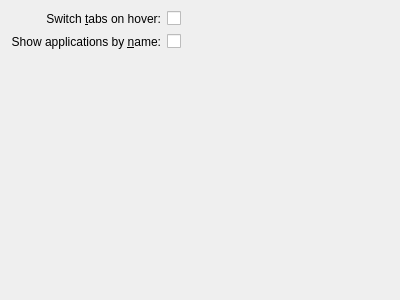
<?xml version="1.0" encoding="UTF-8"?>
<ui version="4.0">
 <class>kickoffConfig</class>
 <widget class="QWidget" name="kickoffConfig">
  <property name="geometry">
   <rect>
    <x>0</x>
    <y>0</y>
    <width>400</width>
    <height>300</height>
   </rect>
  </property>
  <layout class="QGridLayout" name="gridLayout">
   <item row="0" column="2">
    <widget class="QCheckBox" name="kcfg_SwitchTabsOnHover">
     <property name="text">
      <string/>
     </property>
    </widget>
   </item>
   <item row="1" column="0" colspan="2">
    <widget class="QLabel" name="label_3">
     <property name="text">
      <string>Show applications by &amp;name:</string>
     </property>
     <property name="alignment">
      <set>Qt::AlignRight|Qt::AlignTrailing|Qt::AlignVCenter</set>
     </property>
     <property name="buddy">
      <cstring>kcfg_ShowAppsByName</cstring>
     </property>
    </widget>
   </item>
   <item row="1" column="2">
    <widget class="QCheckBox" name="kcfg_ShowAppsByName">
     <property name="text">
      <string/>
     </property>
    </widget>
   </item>
   <item row="1" column="3">
    <spacer name="horizontalSpacer">
     <property name="orientation">
      <enum>Qt::Horizontal</enum>
     </property>
     <property name="sizeHint" stdset="0">
      <size>
       <width>131</width>
       <height>20</height>
      </size>
     </property>
    </spacer>
   </item>
   <item row="2" column="1">
    <spacer name="verticalSpacer">
     <property name="orientation">
      <enum>Qt::Vertical</enum>
     </property>
     <property name="sizeHint" stdset="0">
      <size>
       <width>20</width>
       <height>204</height>
      </size>
     </property>
    </spacer>
   </item>
   <item row="0" column="1">
    <widget class="QLabel" name="label_2">
     <property name="text">
      <string>Switch &amp;tabs on hover:</string>
     </property>
     <property name="alignment">
      <set>Qt::AlignRight|Qt::AlignTrailing|Qt::AlignVCenter</set>
     </property>
     <property name="buddy">
      <cstring>kcfg_SwitchTabsOnHover</cstring>
     </property>
    </widget>
   </item>
  </layout>
 </widget>
 <customwidgets/>
 <resources/>
 <connections/>
</ui>
